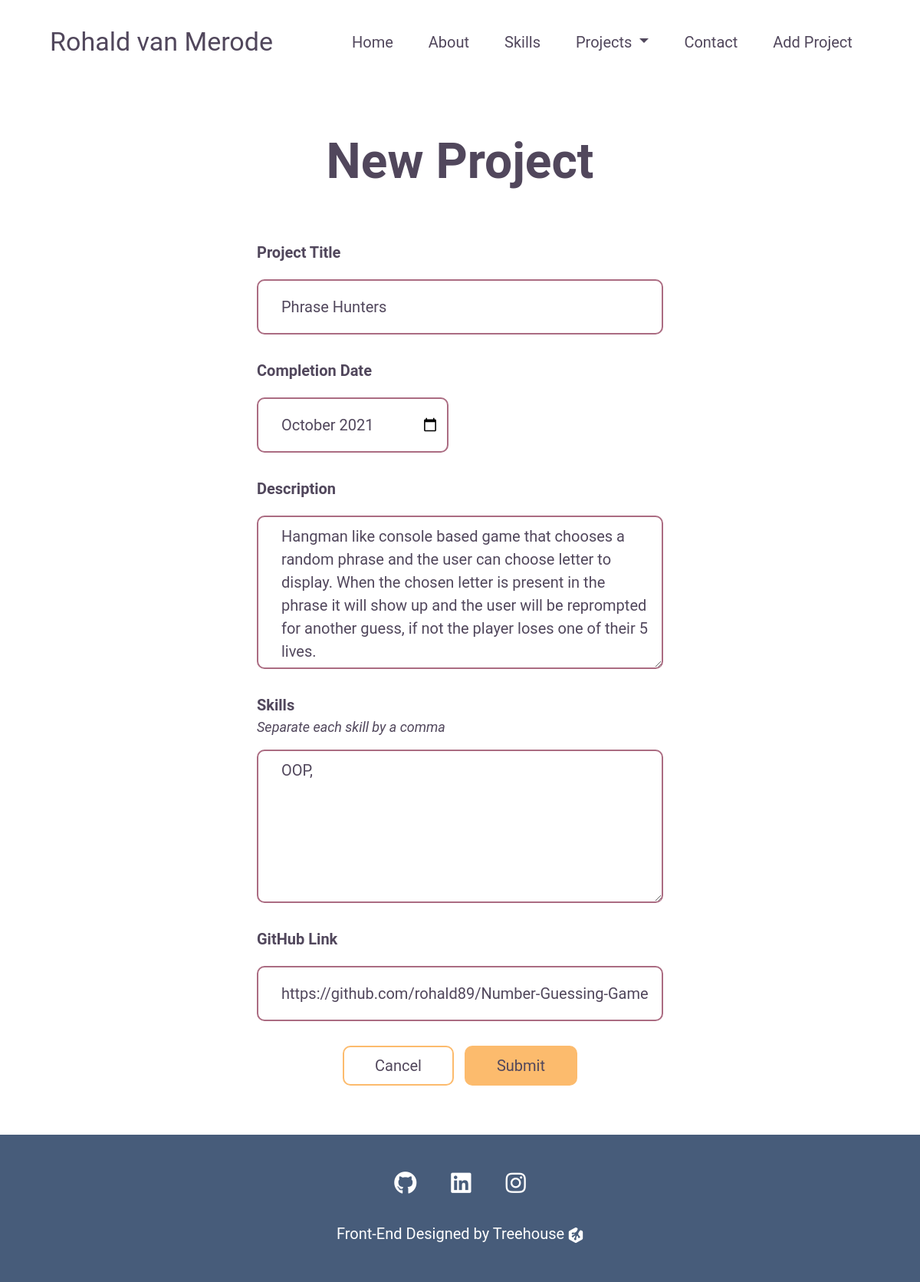
/projects/3/edit, run on an earlier commit of the app's database.
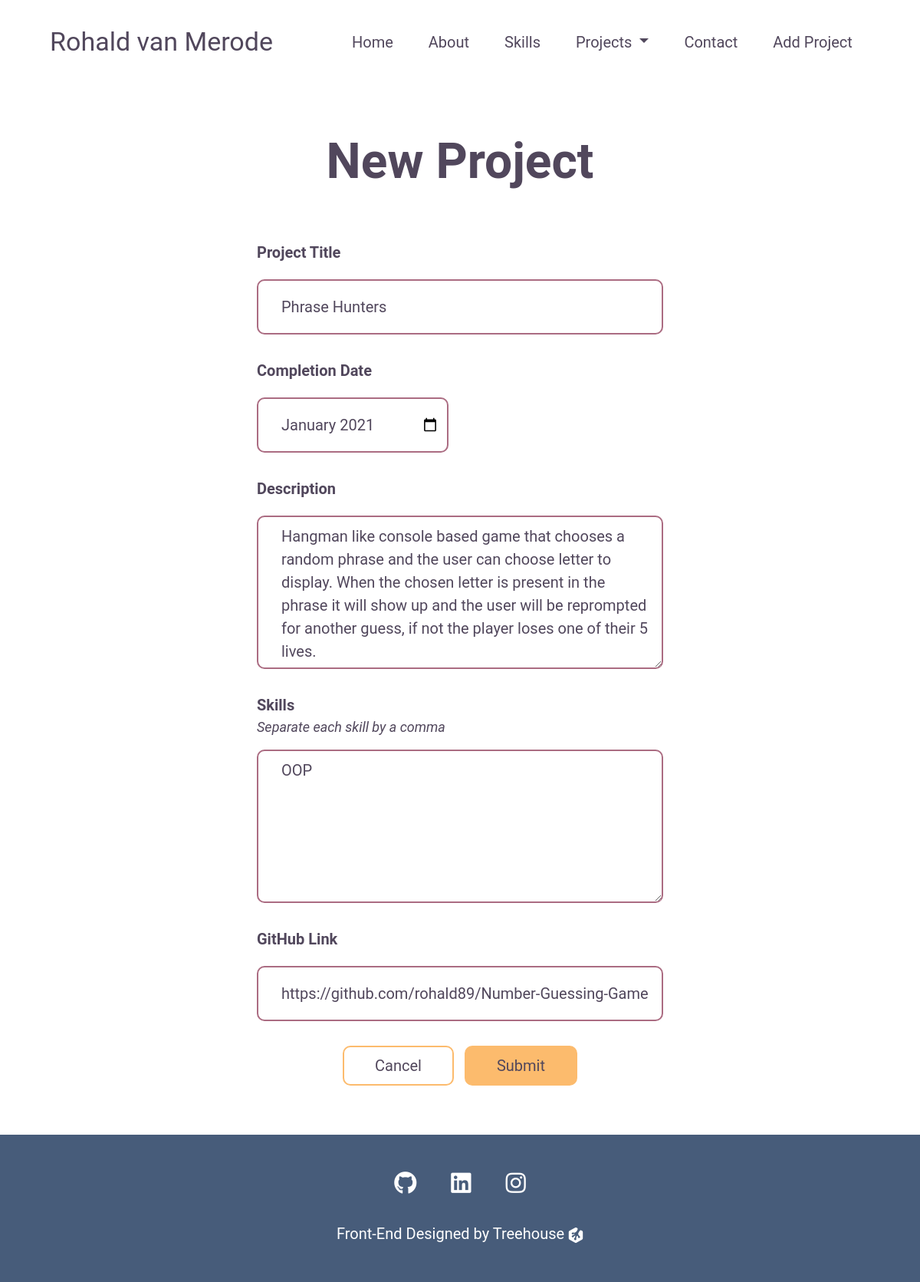
And on a later commit of the database.
### models.py (models this page shows)
class Project(db.Model):
    id = db.Column(db.Integer, primary_key=True)
    title = db.Column('Title', db.String())
    completion_date = db.Column('Completion Date', db.DateTime)
    description = db.Column('Description', db.Text)
    skills = db.Column('Skills', db.String())
    github = db.Column('Github', db.String())
    screenshot = db.Column('Screenshot URL', db.String())

### app.py (the view, shortened to what this page needs)
@app.route('/projects/<id>/edit', methods=['GET', 'POST'])
def edit_project(id):
    project = Project.query.get_or_404(id)
    date = project.completion_date.strftime('%Y-%m')
    return render_template('editform.html', project=project, date=date)

### templates/editform.html
{% extends 'layout.html' %}
{% block content %}
    <section class="header">
        <h1>New Project</h1>
    </section>
    <section id="form">
        <form action="{{ url_for('edit_project', id=project.id) }}" method="POST">
            <label for="title">Project Title</label>
            <input type="text" name="title" id="title" placeholder="Project Name" required value="{{project.title}}">
            <label for="date">Completion Date</label>
            <input type="month" name="date" id="date" required value="{{date}}">
            <label for="description">Description</label>
            <textarea name="desc" id="description" cols="30" rows="20" placeholder="Description" required>{{project.description}}</textarea>
            <label for="skills-list" id="skills-label">Skills</label>
            <p>Separate each skill by a comma</p>
            <textarea name="skills" id="skills-list" cols="30" rows="10" placeholder="Skill, Skill" required>{{ project.skills }}</textarea>
            <label for="github">GitHub Link</label>
            <input type="url" name="github" id="github" placeholder="Link to the repo" required value="{{project.github}}">
            <div>
                <button type="reset">Cancel</button>
                <button type="submit">Submit</button>
            </div>
        </form>
    </section>
{% endblock %}

What changed in the data, as far as the page shows it:
changed Project "Phrase Hunters": skills "OOP," → "OOP"
Also different on the page:
form field date: "2021-10" → "2021-01"
